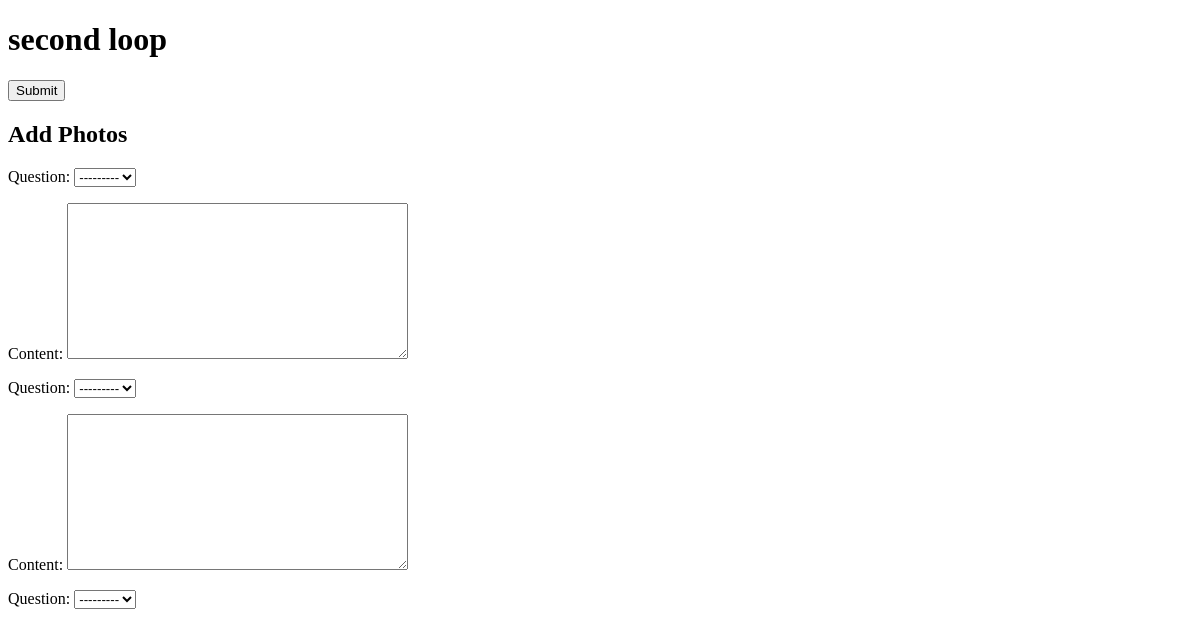
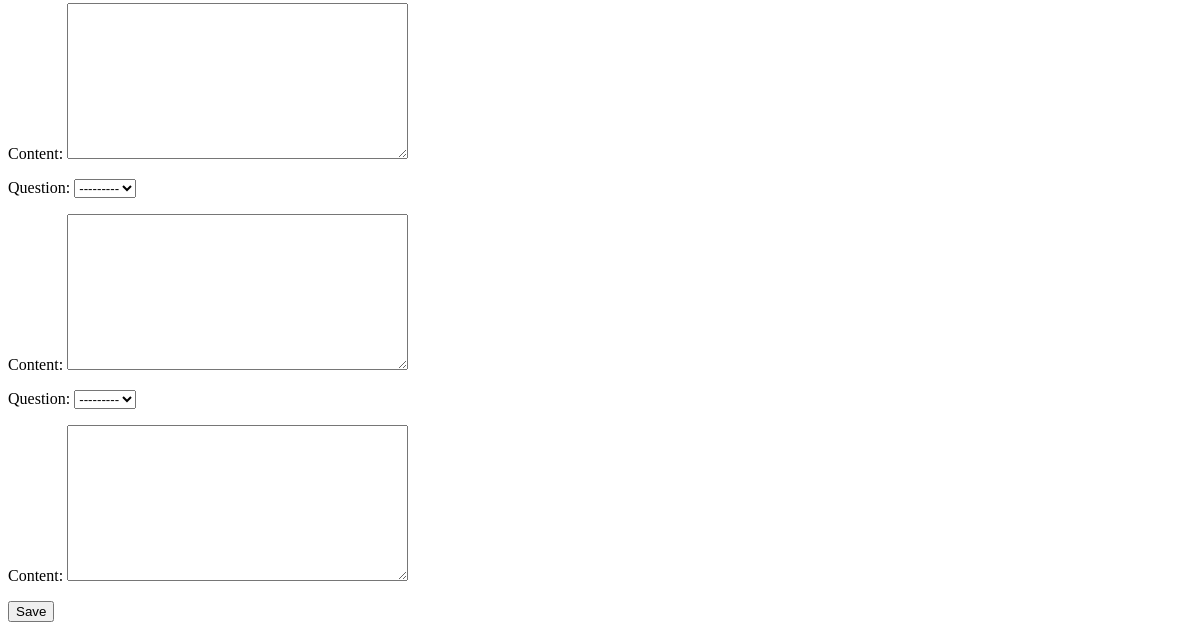
/assessment/quiz/, run on an earlier commit of the app's database (2 pictures, top to bottom).
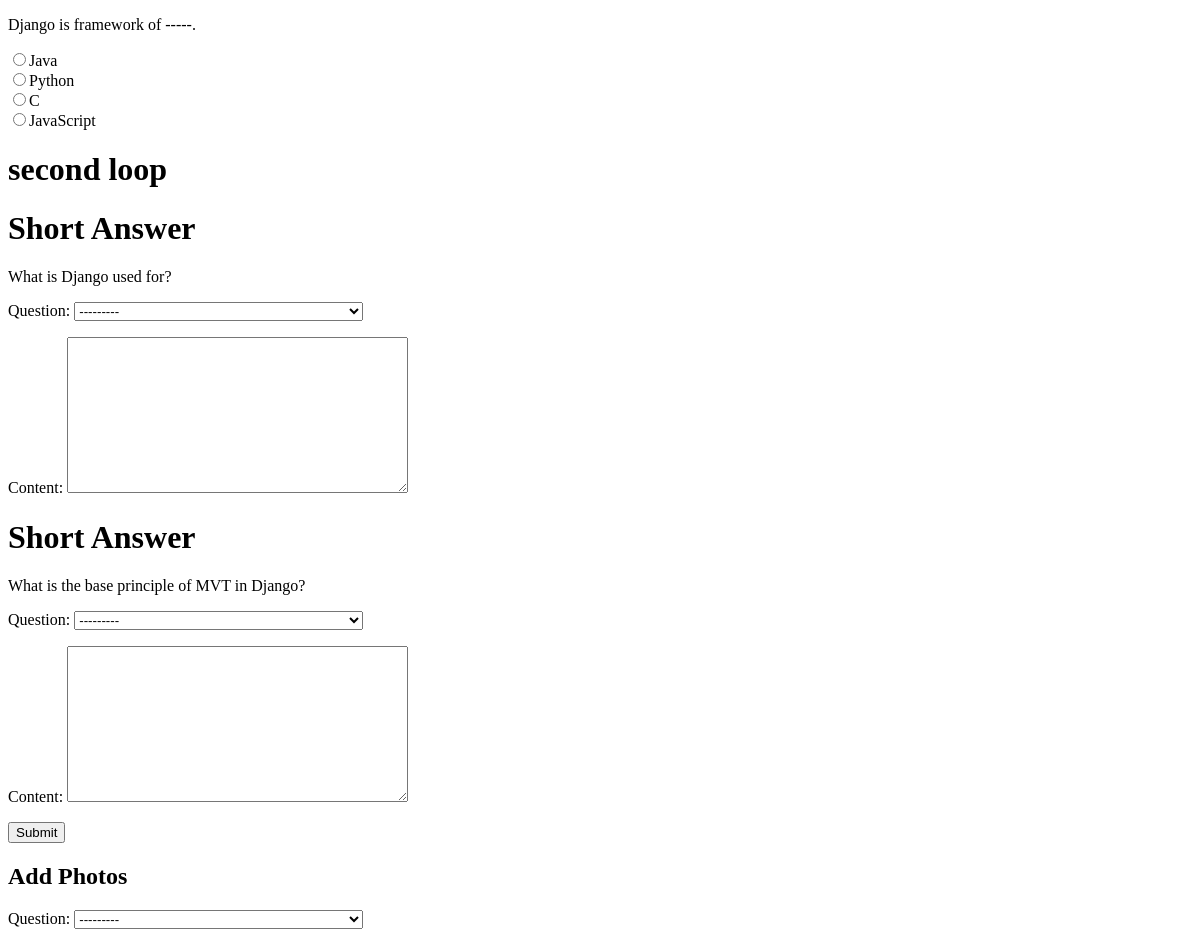
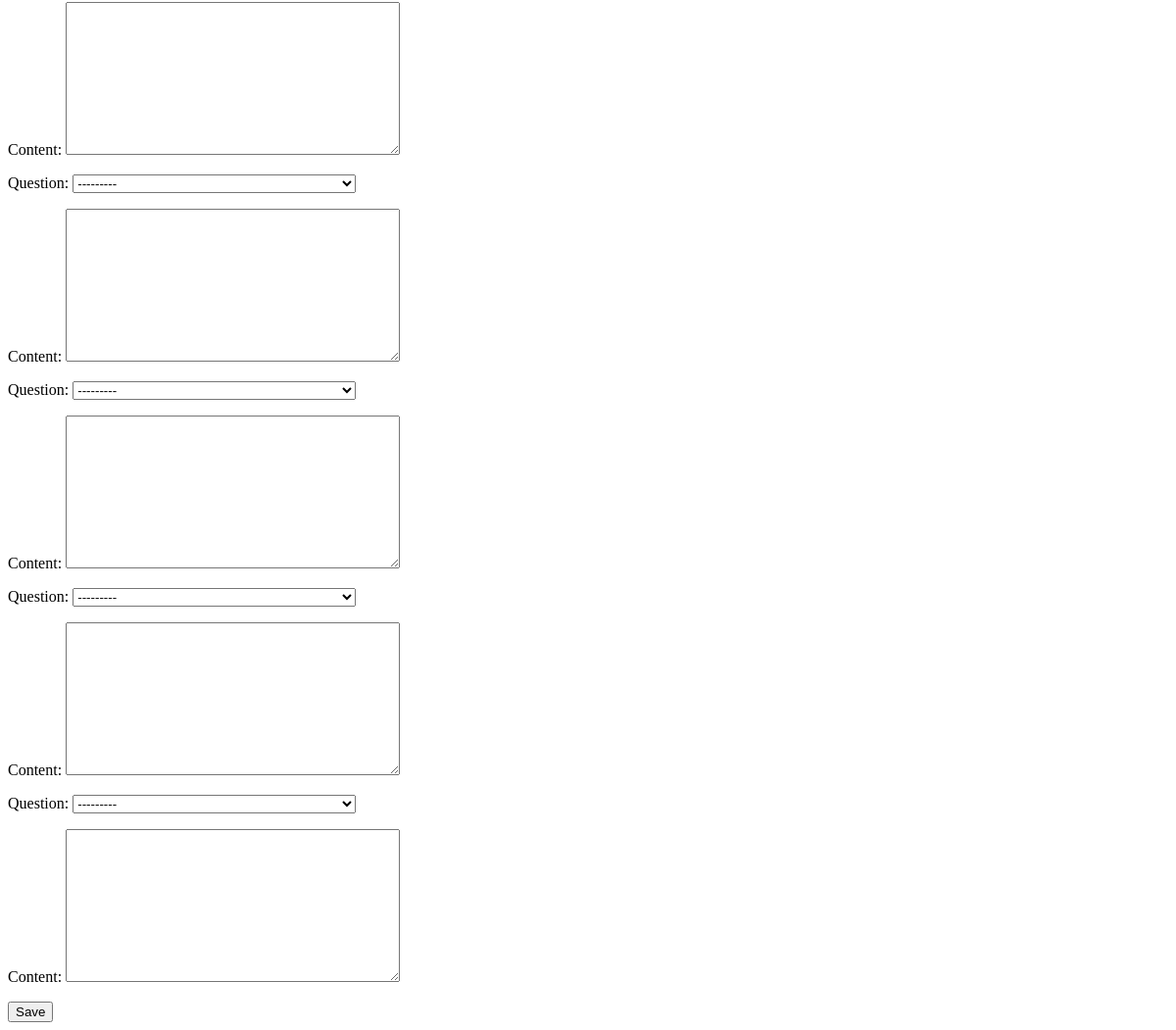
And on a later commit of the database (2 pictures, top to bottom).
### assessment/models.py (models this page shows, shortened)
class Question(models.Model):
    assessment = models.ForeignKey(Assessment, on_delete = models.CASCADE)
    question = models.CharField(max_length = 255)
    def __str__(self):
        return self.question

class Choice(models.Model):
    question = models.ForeignKey(Question, on_delete = models.CASCADE)
    option = models.CharField(max_length = 200)
    correct = models.BooleanField(default = False)

### assessment/views.py (the view, shortened to what this page needs)
# urls.py: path('quiz/', QuizView.as_view(), name = 'quiz'),
class QuizView(View):
    form_class = AnswerForm
    template_name = "assessment/quiz.html"
    def get(self, request, *args, **kwargs):
        AnswerFormSet = formset_factory(AnswerForm, extra=5)
        formset = AnswerFormSet()
        form = self.form_class()
        questions = Question.objects.all()
        return render(request, self.template_name, {'questions' : questions, 'form' : form,
                                                    'formset' : formset})

### assessment/forms.py
class AnswerForm(forms.ModelForm):
    class Meta:
        model = Answer
        fields = '__all__'

### assessment/templates/assessment/quiz.html (shortened to what this page needs)
<!DOCTYPE html>
<html lang="en">
<head>
</head>
<body>
    <form action="{% url "quiz" %}" method="post">
        {% for q in questions %}
        {% if q.choice_set.all %}
            <p>{{ q.question }}</p>
            {% for c in q.choice_set.all %} {% comment %} choice_set is used for backward relation  {% endcomment %}
                <input type="radio" name = "q_{{ q.id }}" value="{{ c.id }}">{{ c.option }}<br>
            {% endfor %}
        {% endif %}
        {% endfor %}
        <h1>second loop</h1>
        {% for q in questions %}
        {% if q.choice_set.all %}
        {% else %}
        <h1>Short Answer</h1>
        <p>{{ q.question }}</p>
        {{ form.as_p }}
        {% endif %}
        {% endfor %}
        <input type="submit" value="Submit">
    </form>
   <h2>Add Photos</h2>
   <form method="post" enctype="multipart/form-data">
       {{ formset.as_p }}
       <button type="submit" >Save</button>
   </form>
</body>
</html>

What changed in the data, as far as the page shows it:
added Question: question "Django is framework of -----.", question "---------"
added Choice: option "Java"
added Choice: option "Python"
added Choice: option "C"
added Choice: option "JavaScript"
added Question: question "What is Django used for?", shown under "second loop"
added Question: question "What is the base principle of MVT in Django?", shown under "second loop"
